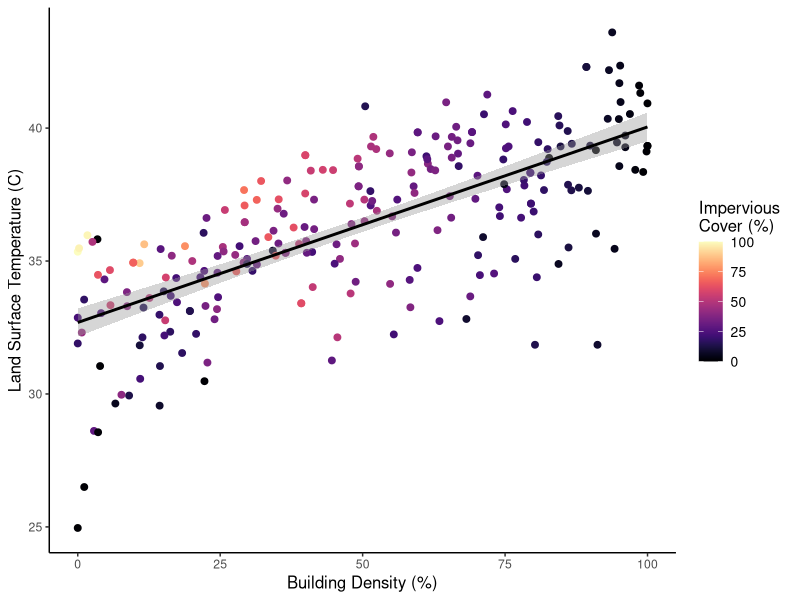
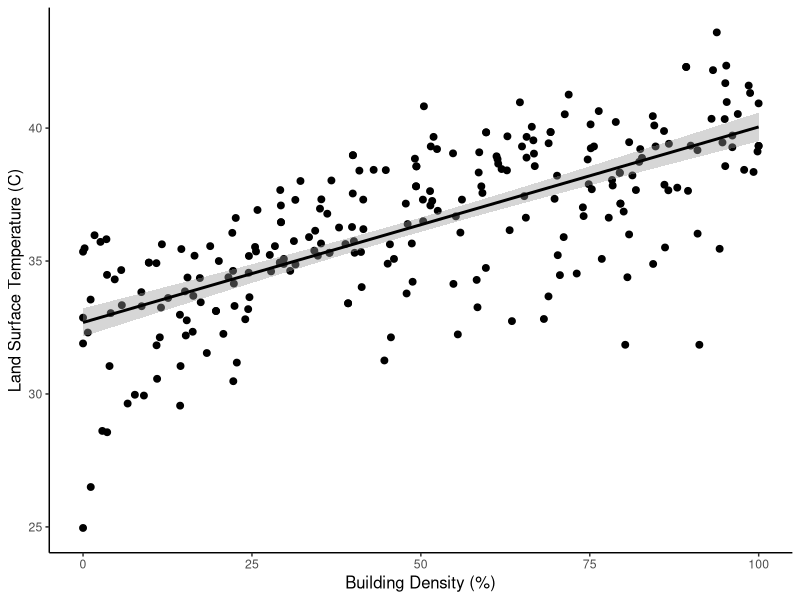
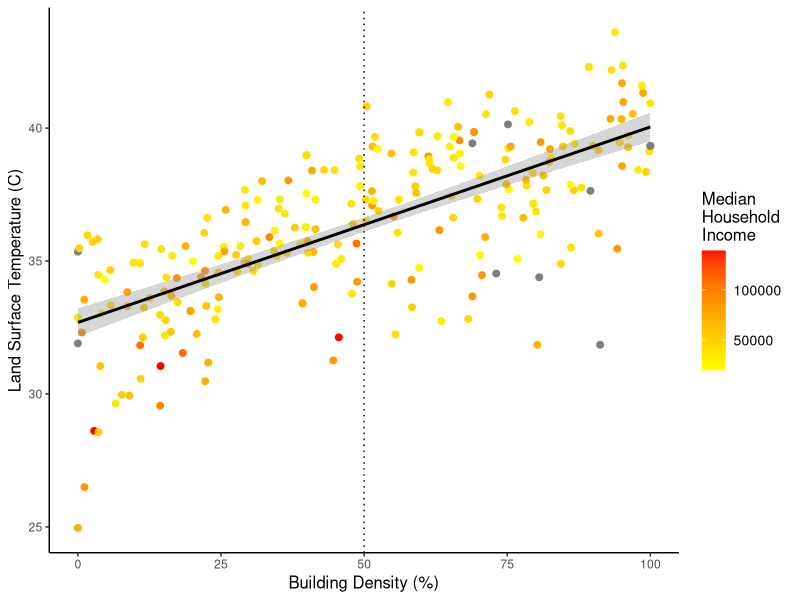
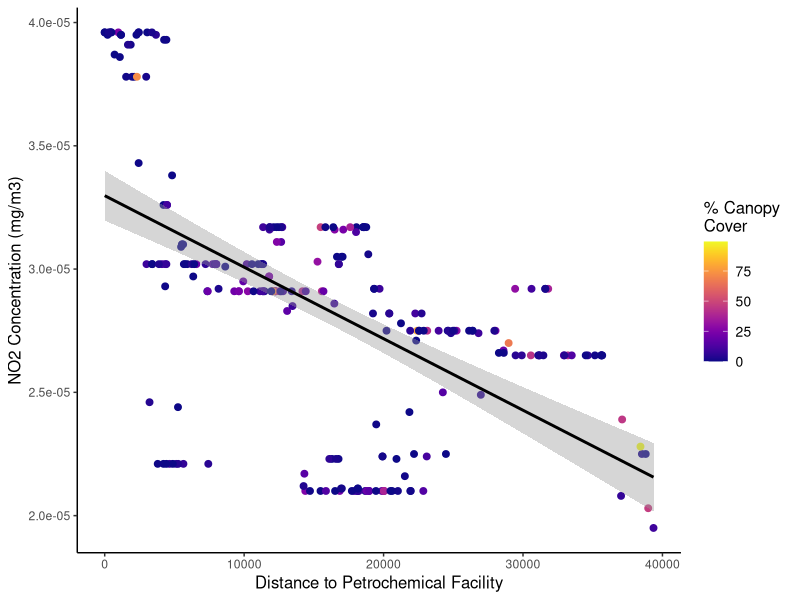
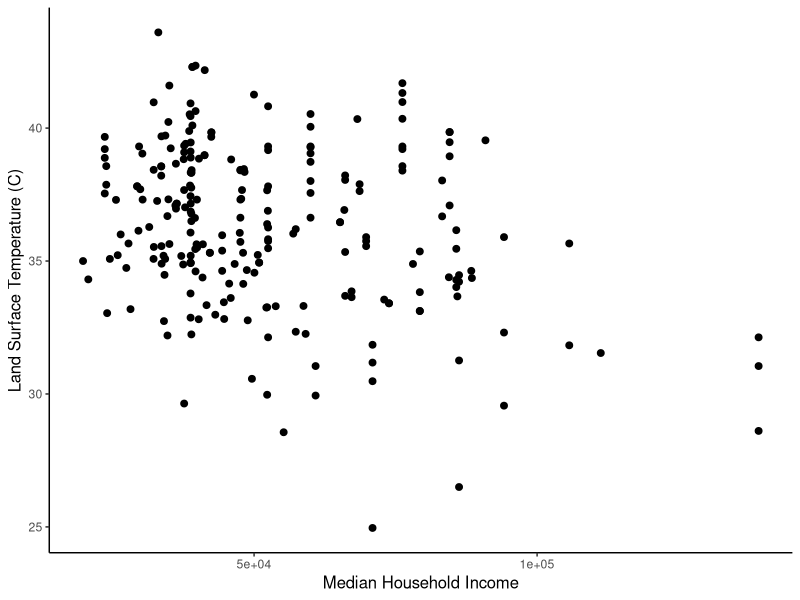
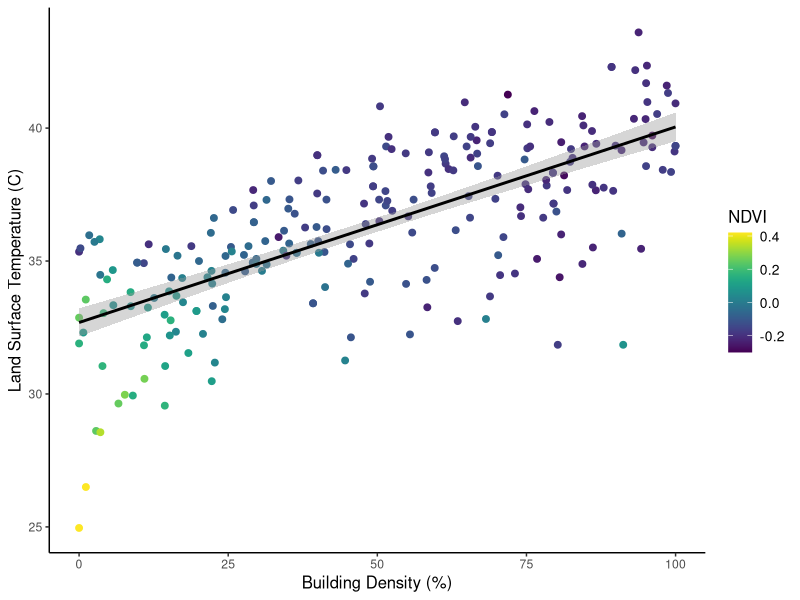
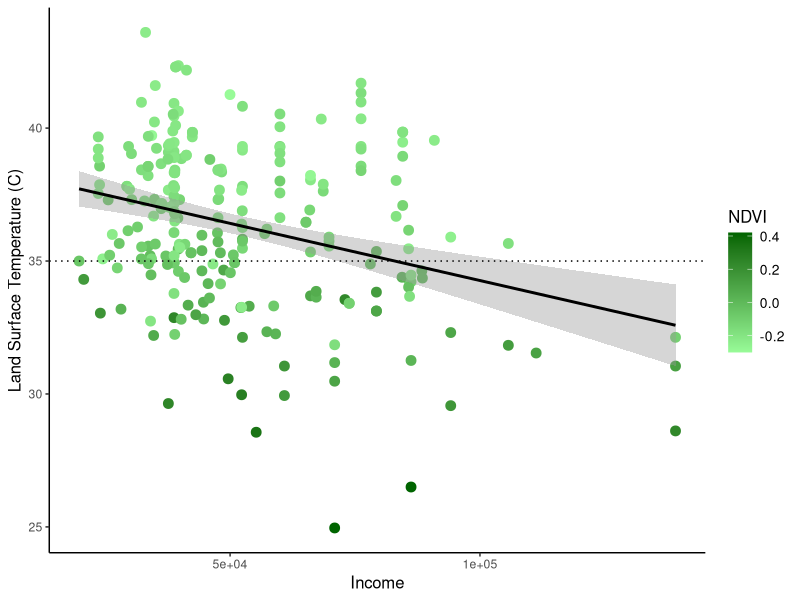
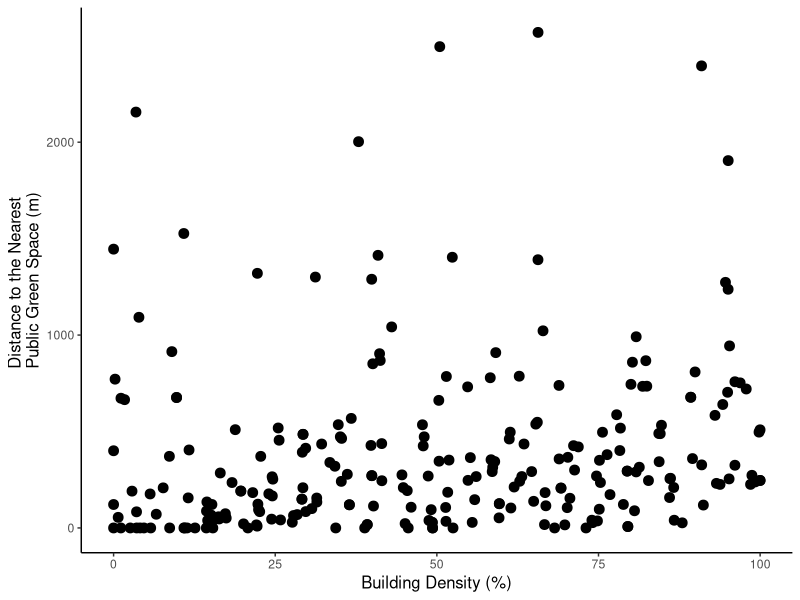

Write the R code that produced these figures, in order.
data<-read.csv("Data/compiled_data_0813.csv")
library(ggplot2)
library(stringr)
library(tidyverse)
library(viridis)

my.theme<-theme(axis.title = element_text(size=12),
                legend.title=element_text(size=12),
                legend.text = element_text(size=10))

       
#Plot 1: BD vs. LST colour coded for impervious cover

plot1<-ggplot(data, aes(x=BD, y=LST_mean, color=Imp2)) +
  geom_point(size=2)+
  labs(x="Building Density (%)", y="Land Surface Temperature (C)",color="Impervious \nCover (%)")+
  geom_smooth(method=lm, color="black")+
  theme_classic()+
  scale_color_viridis(option="A")

plot1+my.theme

plotx<-ggplot(data, aes(x=BD, y=LST_mean)) +
  geom_point(size=2)+
  labs(x="Building Density (%)", y="Land Surface Temperature (C)")+
  geom_smooth(method=lm, color="black")+
  theme_classic()

plotx+my.theme

#Plot 2: BD vs. LST colour coded for income

plot2<-ggplot(data, aes(x=BD, y=LST_mean, color=Income)) +
  geom_point(size=2)+
  labs(x="Building Density (%)", y="Land Surface Temperature (C)",color="Median \nHousehold \nIncome")+
  geom_smooth(method=lm, color="black")+
  theme_classic()+
  scale_color_gradient(low="yellow", high="red")+
  geom_vline(xintercept=c(50), linetype="dotted")
plot2+my.theme

#Plot 3: NO2 vs. distance to the petrochem facility colour coded for canopy cover
plot3<-ggplot(data, aes(x=petrochem_distance, y=NO2_mean, color=X.canopy)) +
  geom_point(size=2)+
  labs(x="Distance to Petrochemical Facility", y="NO2 Concentration (mg/m3)",color="% Canopy \nCover")+
  geom_smooth(method=lm, color="black")+
  theme_classic()+
  scale_color_viridis(option = "C")
plot3+my.theme

#Plot 4: LST vs. Income
plot4<-ggplot(data, aes(x=Income, y=LST_mean)) +
  geom_point(size=2)+
  labs(x="Median Household Income", y="Land Surface Temperature (C)")+
  theme_classic()
  
plot4+my.theme

#Plot 5: BD vs. LST colour coded for canopy cover

plot5<-ggplot(data, aes(x=BD, y=LST_mean, color=NDVImean)) +
  geom_point(size=2)+
  labs(x="Building Density (%)", y="Land Surface Temperature (C)",color="NDVI")+
  geom_smooth(method=lm, color="black")+
  theme_classic()+
  scale_color_viridis(option="D")

plot5+my.theme

#Plot 6: Income vs. LST colour coded for NDVI
plot6<-ggplot(data, aes(x=Income, y=LST_mean, color=NDVImean)) +
  geom_point(size=3)+
  labs(x="Income", y="Land Surface Temperature (C)",color="NDVI")+
  theme_classic()+
  scale_color_continuous(low="palegreen", high="darkgreen")+
  geom_smooth(method=lm, color="black")+
  geom_hline(yintercept=c(35), linetype="dotted")
plot6+my.theme

#Plot 7: Something about green space
plot7<-ggplot(data, aes(x=BD, y=Distance_M))+
  geom_point(size=3)+
  labs(x="Building Density (%)", y="Distance to the Nearest \nPublic Green Space (m)")+
  theme_classic()
plot7+my.theme

#Plot 8: Same thing but categorical
plot8<-ggplot(data, aes(x=BD, y=nearest_M))+
  geom_point(size=3)+
  labs(x="Building Density (%)", y="Distance to the Nearest \nPublic Green Space (minutes)")+
  theme_classic()
plot8+my.theme


#Plot 9: Manhattan's Distance GS vs. BD
gs.lm<-lm(Man_GS~BD+Income, data=data)
gs.lm
summary(gs.lm)
plot(Man_GS~BD, data=data)
abline(gs.lm)

plot9<-ggplot(data, aes(x=BD, y=Man_GS)) +
  geom_point(size=3)+
  labs(x="% Building Density", y="Road Network Distance to the \nNearest Green Space (m)")+
  theme_classic()+
  scale_color_continuous(low="yellow", high="darkgreen")+
  geom_smooth(method=lm, color="black")
plot9+my.theme

#Plot 10: Bringing in canopy cover to LST relationship
plot10<-ggplot(data, aes(x=BD, y=LST_mean, color=X.canopy)) +
  geom_point(size=2)+
  labs(x="Building Density (%)", y="Land Surface Temperature (C)",color="Canopy \nCover (%)")+
  geom_smooth(method=lm, color="black")+
  theme_classic()+
  scale_color_viridis(option="A")
plot10+my.theme
